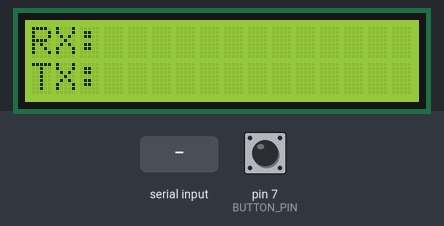
This sketch was run on a simulated Arduino Uno, built with avr-gcc and run on an emulated ATmega328P. On the bench: 16×2 character LCD. Inputs (shaded band) come from the test bench; at power-on: pin 7 (BUTTON_PIN) HIGH. Random numbers use the default seed unless the sketch sets one; what the sketch prints to the serial monitor is not drawn.

Above: at 1.2 s.
1.3 s: pin 7 (BUTTON_PIN) pulled LOW for 3.2 s
At 5.2 s:
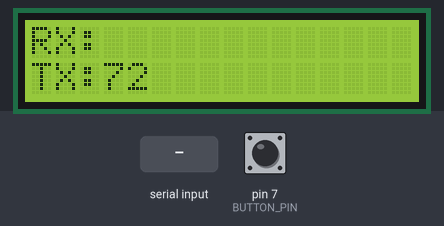
6.0 s: "1" received over Serial
At 8.0 s:
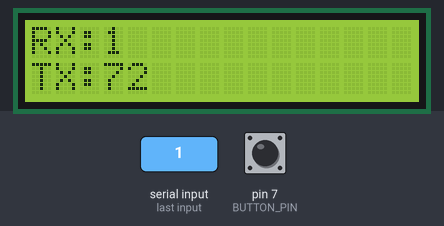
8.6 s: pin 7 (BUTTON_PIN) pulled LOW for 1 s
At 9.6 s:
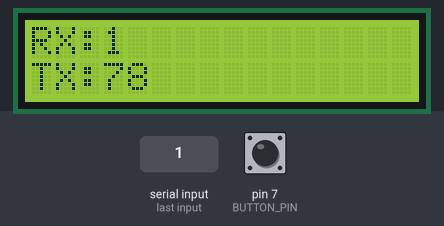
11.1 s: "0" received over Serial
At 13.5 s:
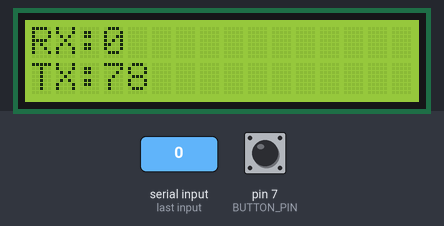
Timing chart, 0 to 14.7 s (numbered marks = the images above; inputs shaded):
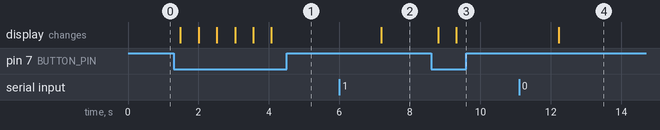

Measured:
- after the input at 1.3 s, the display: first changes after 0.19 s (image 1 shows a later state)
- after the input at 6.0 s, the display: changes after 1.2 s (image 2)
- after the input at 8.6 s, the display: first changes after 0.20 s (image 3 shows a later state)
- after the input at 11.1 s, the display: changes after 1.1 s (image 4)

The sketch:

BT_IO_2.ino
```cpp
/*
  藍牙收送程式 HC-05
  接線方式:
  RXD: D1 (TX -> 1)
  TXD: D0 (RX <- 0)
  GND: GND
  VCC: +5v
*/
#include <SoftwareSerial.h>
#include <Wire.h>
#include <LCD.h>
#include <LiquidCrystal_I2C.h>

#define BUTTON_PIN 7

LiquidCrystal_I2C lcd(0x27, 2, 1, 0, 4, 5, 6, 7, 3, POSITIVE);

void setup() {
  Serial.begin(9600);   // 0, 1 接腳
  pinMode(BUTTON_PIN, INPUT);
  lcd.begin(16, 2);
  lcd.backlight();
  lcd.clear();
  lcd.setCursor(0, 0);
  lcd.print("RX:");
  lcd.setCursor(0, 1);
  lcd.print("TX:");
}

void loop() {
  // 檢查是否有資料透過(RX:0,TX:1)傳進來
  if (Serial.available()) {
    String data = Serial.readString(); // 讀取(RX:0,TX:1)傳來的資料
    lcd.setCursor(3, 0);
    lcd.print("             ");
    lcd.setCursor(3, 0);
    lcd.print(data);
  }
  // 透過(RX:0,TX:1)將資料送出
  if (digitalRead(BUTTON_PIN) == LOW) {
    int n = random(0, 100);
    Serial.println(n);
    lcd.setCursor(3, 1);
    lcd.print("             ");
    lcd.setCursor(3, 1);
    lcd.print(n);
    delay(300);
  }

  delay(200);

}
```
